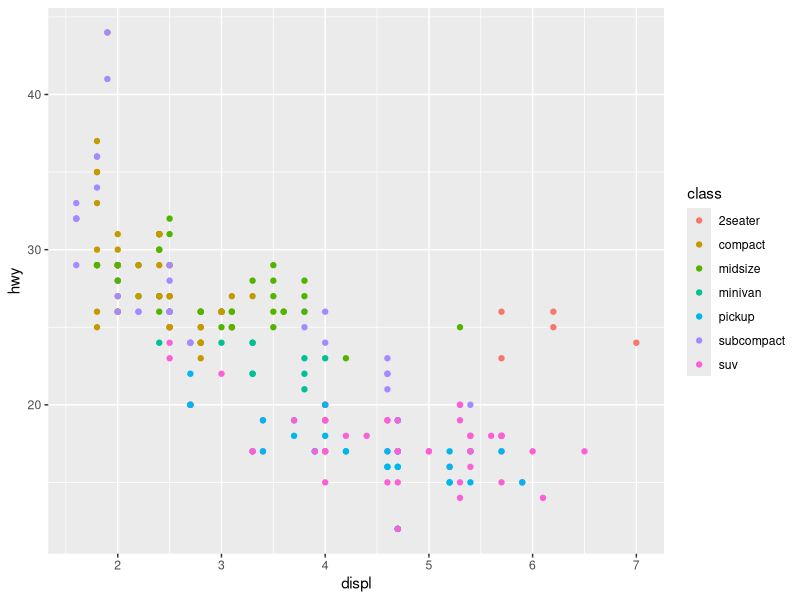
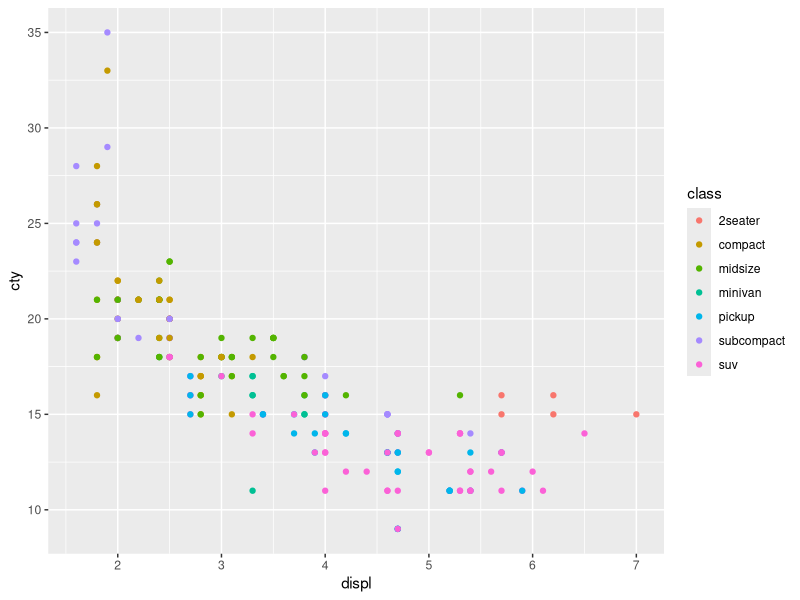
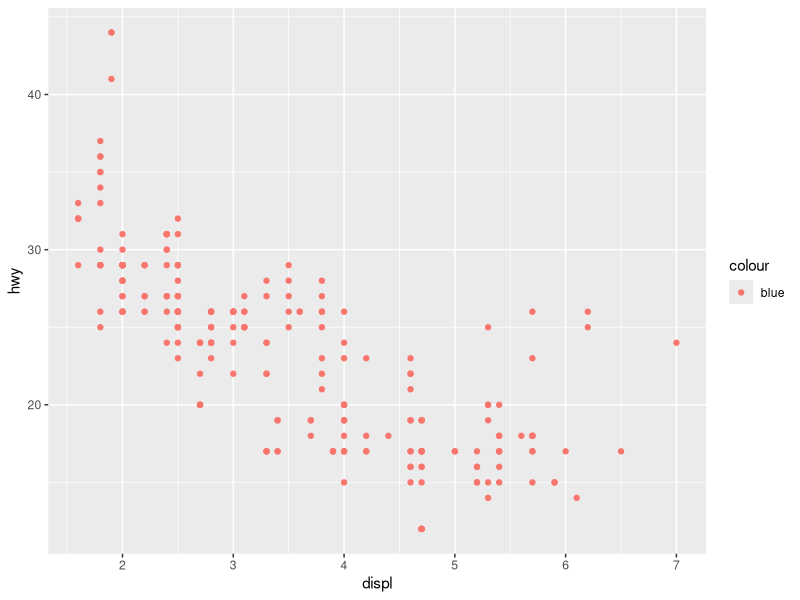
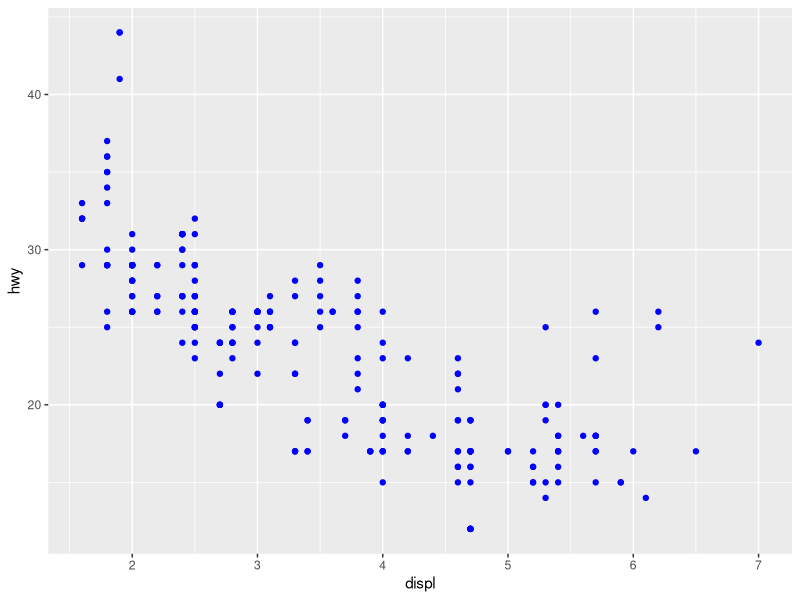
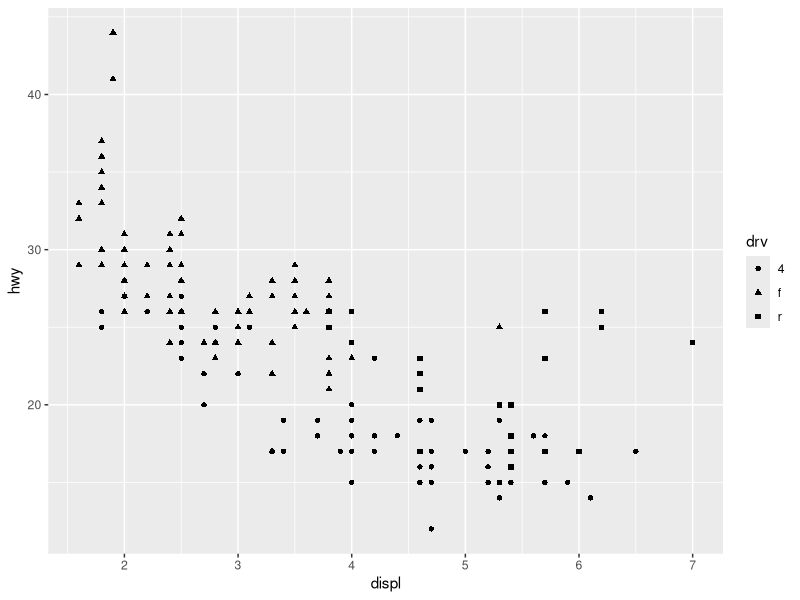
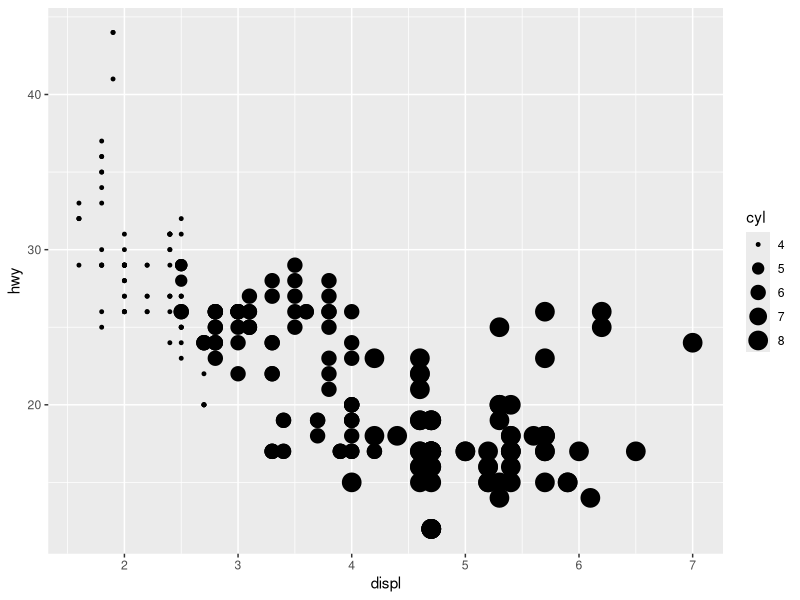

Reproduce these figures in R, in order.
library(tidyverse)
################################################################################
# Colour, Size, Shape and Other Aesthetic Attributes
################################################################################
#################
#Colour
################
ggplot(mpg,aes(displ,hwy,colour=class))+
  geom_point()

ggplot(mpg,aes(displ,cty,colour=class))+
  geom_point()

#changing the color to a fixed value
ggplot(mpg,aes(displ,hwy))+
  geom_point(aes(colour="blue"))

ggplot(mpg,aes(displ,hwy))+
  geom_point(colour="blue")

#vignette("ggplot2-specs"): to see value needed for color and aesthetics

####################
#Shape
####################
ggplot(mpg,aes(displ,hwy,shape=drv))+
  geom_point()

####################
#Size
####################
ggplot(mpg,aes(displ,hwy,size=cyl))+
  geom_point()
